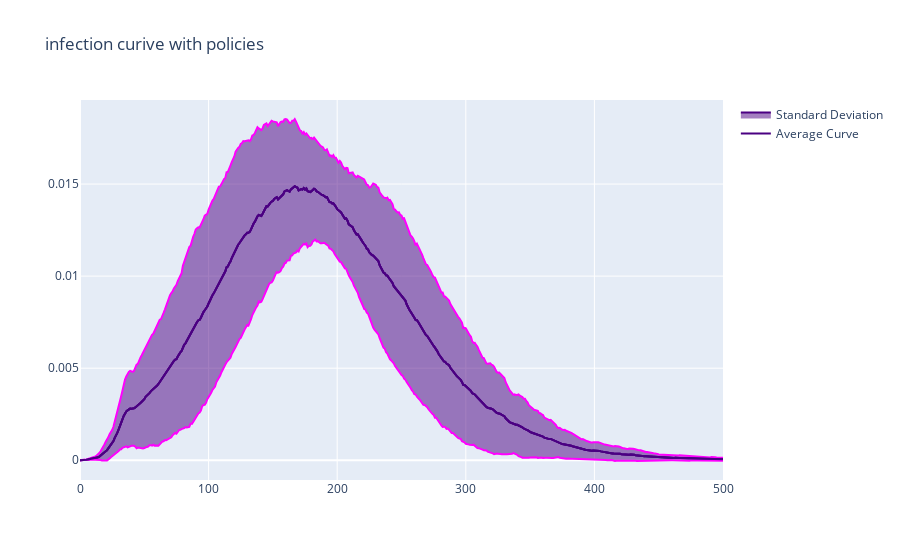

Here is the notebook cell this chart was saved with:
### Code cell
plot_average_infection_curve(sims_with_policies, 'infection curive with policies')

### Figure 1 — Plotly figure (JSON) as saved in the notebook; plotly's stock layout.template omitted (floating-point values rounded to 4 significant figures; data arrays with more than 128 entries replaced by an {"elided": "..."} marker saying what was removed)
{"data": [{"line": {"color": "indigo"}, "mode": "lines", "name": "Average Curve", "type": "scatter", "x": {"elided": "501 int values"}, "y": {"elided": "501 float values"}}, {"line": {"color": "magenta"}, "mode": "lines", "showlegend": false, "type": "scatter", "x": {"elided": "501 int values"}, "y": {"elided": "501 float values"}}, {"fill": "tonexty", "line": {"color": "indigo"}, "mode": "lines", "name": "Standard Deviation", "type": "scatter", "x": {"elided": "501 int values"}, "y": {"elided": "501 float values"}}, {"line": {"color": "magenta"}, "mode": "lines", "showlegend": false, "type": "scatter", "x": {"elided": "501 int values"}, "y": {"elided": "501 float values"}}, {"fill": "tonexty", "line": {"color": "indigo"}, "mode": "lines", "showlegend": false, "type": "scatter", "x": {"elided": "501 int values"}, "y": {"elided": "501 float values"}}], "layout": {"title": {"text": "infection curive with policies"}}}
